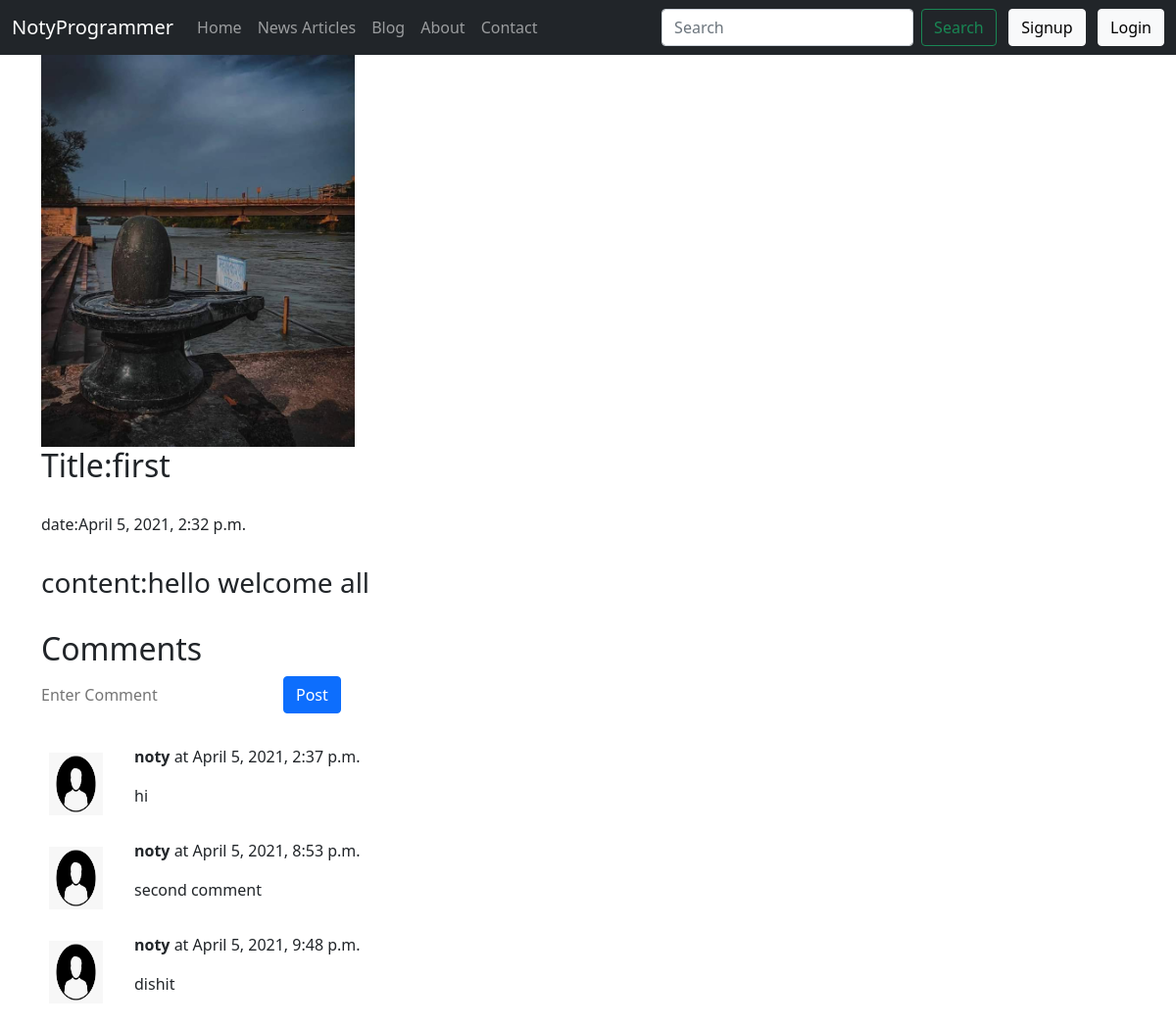
The page /blog/first on the database its author committed.
### blog/models.py (models this page shows, shortened)
class Post(models.Model):
    Sno=models.AutoField(primary_key=True)
    title=models.CharField(max_length=255)
    content=models.TextField()
    author=models.CharField(max_length=13)
    slug =models.CharField(max_length=130)
    timestamp=models.DateTimeField(auto_now_add=True,blank=True)
    img = models.ImageField( upload_to="blogImg",default="blogImg/2.jpg")
    class Meta:
       ordering = ['-timestamp']

class BlogComment(models.Model):
    Sno = models.AutoField(primary_key=True)
    comment = models.TextField()
    user = models.ForeignKey(User,on_delete=models.CASCADE)
    post = models.ForeignKey(Post,on_delete=models.CASCADE)
    parent = models.ForeignKey('self',on_delete=models.CASCADE,null=True)
    timestamp = models.DateTimeField(default=now)

### blog/views.py (the view)
# urls.py: path('<str:slug>', views.blogpost, name='blogpost'),
def blogpost(request,slug):
    post=Post.objects.filter(slug=slug).first()
    comments = BlogComment.objects.filter(post=post)
    context={'post':post,'comments':comments}
    return render(request,"blogtemp/blogpost.html",context)

### templates/blogtemp/blogpost.html (shortened to what this page needs)
{% extends 'index.html' %}
{% block blogactive %}active{% endblock blogactive %}
{% block body %}
<div class="container">
<img src="{{post.img.url}}">
<h2>Title:{{post.title}}</h2></br>
<h6>date:{{post.timestamp}}</h6></br>
<h3>content:{{post.content}}</h3></br>
</div>
<div class="container">
<h2>Comments</h2>
<form method="post" action="/blog/postComment" class="row g-3">
  <div class="col-auto">
    <input type="text"  class="form-control-plaintext" name="comment" placeholder="Enter Comment">
  </div>
  <div class="col-auto">
    <button type="submit" class="btn btn-primary mb-3" value="Post">Post</button>
  </div>
</form>
{% for comment in comments  %}
<div class="row my-3">
<div class="col-md-1"><img src="../static/user.png" class="rounded mx-auto d-block w-100 h-100 p-2"></div>
<div class="col-md-11"><b>{{comment.user.username}}</b> at {{comment.timestamp}}
<div class="my-3">{{comment.comment}}</div>
</div>
</div>
{% endfor %}
</div>
{% endblock body %}

### templates/index.html (shortened to what this page needs)
<!doctype html>
<html lang="en">
<head>
  <link href="https://cdn.jsdelivr.net/npm/bootstrap@5.0.0-beta2/dist/css/bootstrap.min.css" rel="stylesheet"
>
<link rel="stylesheet" href="https://cdnjs.cloudflare.com/ajax/libs/font-awesome/4.7.0/css/font-awesome.min.css">
</head>
<body>
  <nav class="navbar navbar-expand-lg navbar-dark bg-dark">
    <div class="container-fluid">
      <a class="navbar-brand" href="/">NotyProgrammer</a>
      <div class="collapse navbar-collapse" id="navbarSupportedContent">
        <ul class="navbar-nav me-auto mb-2 mb-lg-0">
          <li class="nav-item {% block homeactive %}{% endblock homeactive %}">
            <a class="nav-link " href="/">Home</a>
          </li>
          <li class="nav-item {% block newsactive %}{% endblock newsactive %}">
            <a class="nav-link" href="/news">News Articles</a>
          </li>
          <li class="nav-item {% block blogactive %}{% endblock blogactive %}">
            <a class="nav-link" href="/blogs">Blog</a>
          </li>
          <li class="nav-item {% block aboutactive %}{% endblock aboutactive %}">
            <a class="nav-link" href="/about">About</a>
          </li>
          <li class="nav-item {% block contactactive %}{% endblock contactactive %}">
            <a class="nav-link" href="/contact_us">Contact</a>
          </li>
        </ul>
        <form class="d-flex" method="get" action="/search" name="search">
          <input class="form-control me-2" type="search" placeholder="Search" aria-label="Search" name="query"
            id="query">
          <button class="btn btn-outline-success" type="submit">Search</button>
        </form>
        {% if user.is_authenticated %}
        <ul class="navbar-nav ml-auto">
         <li class="nav-item dropdown">
          <a class="nav-link dropdown-toggle" href="#" id="navbarDropdown" role="button" data-bs-toggle="dropdown" aria-expanded="false">
            Welcome {{request.user}}
          </a>
          <ul class="dropdown-menu" aria-labelledby="navbarDropdown">
            <li><a class="dropdown-item" href="/logout">Logout</a></li>
           </ul>
        </li>
        </ul>
        {% else %}
        <a href="/signuppage" class="btn btn-light" tabindex="-1" role="button" aria-disabled="true">Signup</a>
        <a href="/loginpage" class="btn btn-light" tabindex="-1" role="button" aria-disabled="true">Login</a>
        {% endif %}
      </div>
    </div>
  </nav>
  {% block body %}{% endblock body %}
</body>
</html>

### templates/blogtemp/blogpost.html (style rules this page uses)
img { height:400px; }

### rows shown on the page
Post: img (picture), title "first", timestamp "April 5, 2021, 2:32 p.m.", content "hello welcome all"
BlogComment: user.username "noty", timestamp "April 5, 2021, 2:37 p.m.", comment "hi"
BlogComment: user.username "noty", timestamp "April 5, 2021, 8:53 p.m.", comment "second comment"
BlogComment: user.username "noty", timestamp "April 5, 2021, 9:48 p.m.", comment "dishit"
